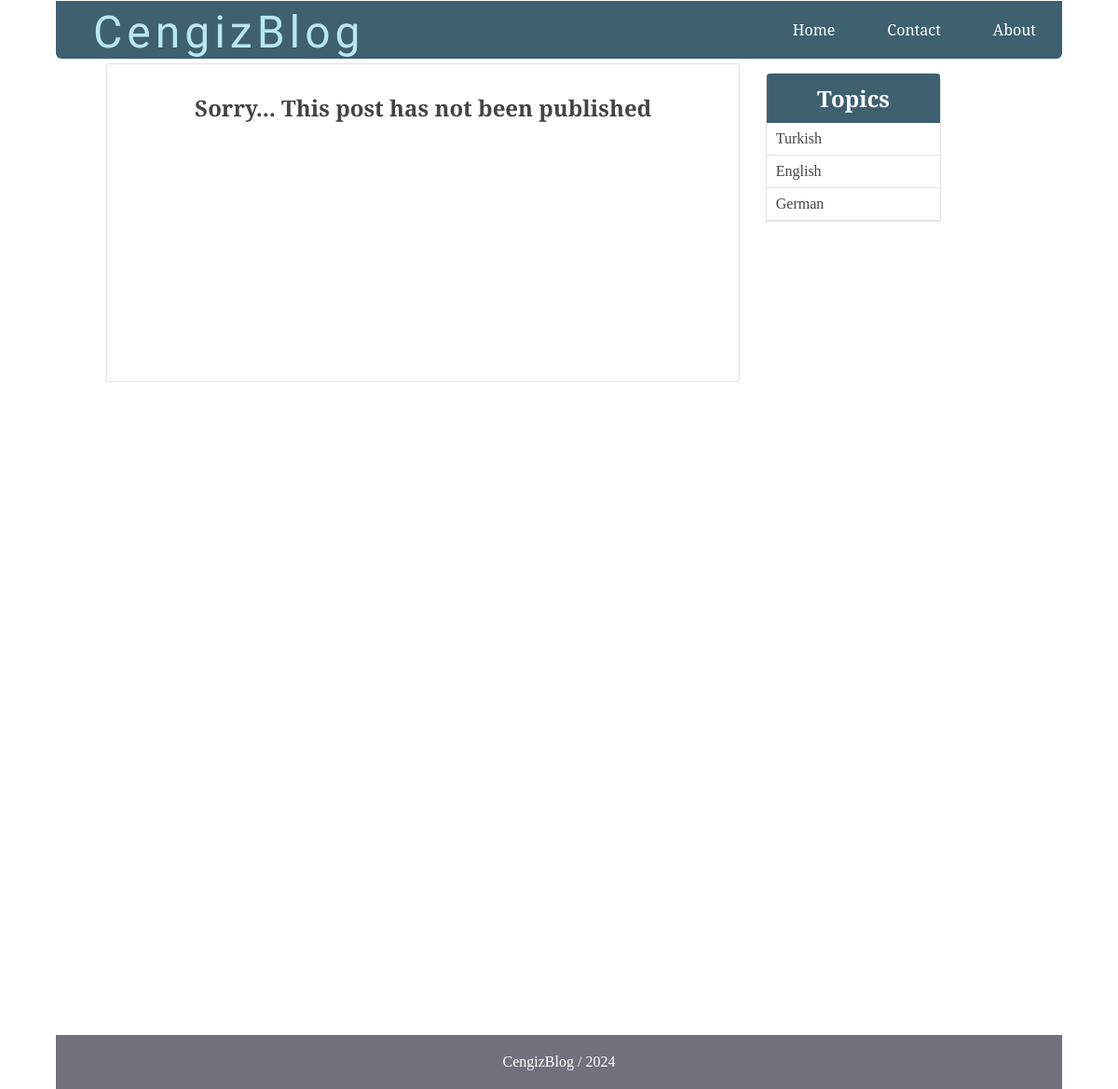
Screenshot of /single_content.php with the database file from the repository.
### tables this page shows
CREATE TABLE `topics` (
  `id` int(11) NOT NULL,
  `name` varchar(128) NOT NULL,
  `slug` varchar(128) NOT NULL
);

### apps/user_functions.php (called while the page is built, shortened)
<?php
$topics = getAllTopics($conn);
$contentsPerPage = 6;
$page = isset($_GET['page']) ? (int)$_GET['page'] : 1;
$start = ($page - 1) * $contentsPerPage;
$contents = getPublishedContents($conn, $start, $contentsPerPage);
function getPublishedContents($conn, $start, $contentsPerPage){
    $sqlshowpublishedcontent = "SELECT * FROM contents WHERE published = 1 LIMIT $contentsPerPage OFFSET $start;";
    $result = mysqli_query($conn, $sqlshowpublishedcontent);
    $contents = mysqli_fetch_all($result, MYSQLI_ASSOC);
    $final_contents = array();
    foreach($contents as $content){
        $content['topic'] = getContentTopic($content['id'],$conn);
        array_push($final_contents, $content);
    }
    return $final_contents;
}
function getContentTopic($contentid,$conn){
    $sqlshowcontenttopic = "SELECT * FROM topics WHERE id= (SELECT topic_id FROM content_topic WHERE content_id=$contentid) LIMIT 1";
    $result = mysqli_query($conn,$sqlshowcontenttopic);
    $topic = mysqli_fetch_assoc($result);
    return $topic;
}
function getAllTopics($conn){
    $sqlshowallcontents = "SELECT * FROM topics";
    $result = mysqli_query($conn, $sqlshowallcontents);
    $topics = mysqli_fetch_all($result, MYSQLI_ASSOC);
    return $topics;
}

### single_content.php (the view, shortened to what this page needs)
<?php
include('config.php');
include(ROOT_PATH . '/apps/user_functions.php');
$topics = getAllTopics($conn);
include(ROOT_PATH . '/includes/head_part.php');
?>
</head>
<body>
<div class="container">
        <?php include( ROOT_PATH . '/includes/navbar.php'); ?>
        <div class="content" >
                <div class="post-wrapper">
                        <div class="full-post-div">
                                <?php if ($content['published'] == 0): ?>
                                <h2 class="post-title">Sorry... This post has not been published</h2>
                        <?php endif ?>
                        </div>
                </div>
                <div class="post-sidebar">
                        <div class="card">
                                <div class="card-header">
                                        <h2>Topics</h2>
                                </div>
                                <div class="card-content">
                                        <?php foreach ($topics as $topic): ?>
                                                <a href="<?php echo BASE_URL . 'filtered_posts.php?topic=' . $topic['id'] ?>"><?php echo $topic['name']; ?></a>
                                        <?php endforeach ?>
                                </div>
                        </div>
                </div>
        </div>
</div>
<?php include( ROOT_PATH . '/includes/footer.php'); ?>

### css/mainpage.css (style rules this page uses)
* { margin: 0px; padding: 0px; }
html { height: 100%; box-sizing: border-box; }
body { position: relative; margin: 0; padding-bottom: 6rem; min-height: 100%; }
h1, h2, h3, h4, h5, h6 { color: #444; font-family: 'Averia Serif Libre', cursive; }
a { text-decoration: none; }
.container { width: 90%; margin: 1px auto ; }
.content { display: block; margin: 5px auto; border-radius: 5px; width: 90%; min-height: 1000px; }
.content:after { content: ""; display: block; clear: both; }
.content .post-wrapper { width: 70%; float: left; min-height: 250px; }
.full-post-div { min-height: 300px; padding: 20px; border: 1px solid #e4e1e1; border-radius: 2px; }
.full-post-div h2.post-title { margin: 10px auto 20px; text-align: center; }
.post-sidebar { align-items: center; width: 24%; float: left; margin-left: 5px; min-height: 400px; }
.post-sidebar .card { width: 80%; margin: 10px auto; border: 1px solid #e4e1e1; border-radius: 10px 10px 0px 0px; }
.post-sidebar .card .card-header { padding: 10px; text-align: center; border-radius: 3px 3px 0px 0px; background: #3E606F; }
.post-sidebar .card .card-header h2 { color: white; }
.post-sidebar .card .card-content a { display: block; box-sizing: border-box; padding: 8px 10px; border-bottom: 1px solid #e4e1e1; color: #444; }

### rows the page displays
topics: name "Turkish"
topics: name "English"
topics: name "German"
